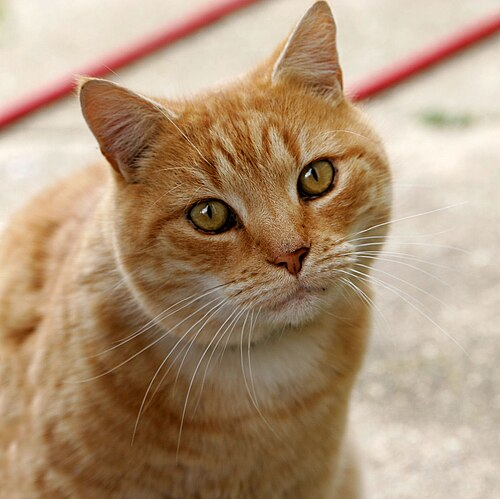
#> input picture practice_codes/_3_log_book/pet_photos/Cat03.jpg, 500 x 499 px
$ jupyter execute cats-dog-finding.ipynb   (shell and % lines are left out)
#> lines starting #> are read from the running program, lines starting #| are printed output that depends on the picture
[cell 1]
# Cats vs Dogs

'''
x1 weight in kg
x2 nose length

z = b + w1x1 + w2x2 > (what are the odds that it is an dog) P(dog) = sigmoid(z)
'''

[cell 2]
import numpy as np
import matplotlib.pyplot as plt
import ipywidgets as widgets
from ipywidgets import interact

[cell 3]
# 1. Data
# Synthetic Data:

[cell 4]
rng = np.random.default_rng(0) # rng = Random Number Generator
n = 100
cats = np.column_stack([rng.normal(4, 1, n), rng.normal(3, 0.8, n)])   # [वजन kg, नाकाची लांबी cm]
dogs = np.column_stack([rng.normal(7, 2, n), rng.normal(6, 1.5, n)])
X = np.vstack([cats, dogs])
y = np.r_[np.zeros(n), np.ones(n)]            # 0 = cat, 1 = dog

plt.scatter(cats[:, 0], cats[:, 1], marker="o", label="cat")
plt.scatter(dogs[:, 0], dogs[:, 1], marker="^", label="dog")
plt.xlabel("weight (kg)")
plt.ylabel("snout length (cm)")
plt.title("Cats vs Dogs: two features")
plt.legend()
plt.grid(alpha=0.3)
plt.show()
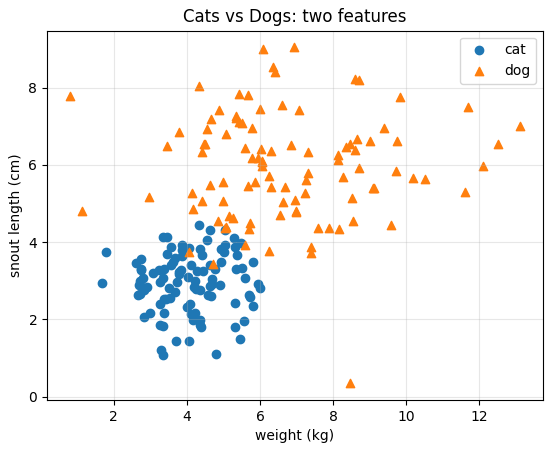
#> figure drawn by matplotlib, 1 panel

[cell 5]
# 2. Training: NLL(Negative Log Likelihood
# gradient dL/dW = (p - y).x > ??

def sigmoid(z):
    return 1 / (1 + np.exp(-z))

w = np.zeros(2)
b = 0.0
lr = 0.1

for step in range(3001):
    p = sigmoid(X @ w + b) # Activation (x*1w1 + x2*w2 + b)
    nll = -np.mean(y * np.log(p) + (1 - y) * np.log(1 - p)) # why, a mean - I need an analogy for it!

    # Update weights with derivative that we calculated before
    w -= lr * X.T @ (p - y) / len(y)
    b -= lr * np.mean(p - y)
    if step % 1000 == 0:
        print(f"step {step}: NLL = {nll:.3f}")
#> the sliders are set to weight = 5, snout = 4

print("w =", w.round(2), " b =", round(b, 2))
print("accuracy =", np.mean((p > 0.5) == y))

print("e^w =", np.exp(w).round(2), " (प्रत्येक 1 kg / 1 cm ने कुत्र्याचे odds किती पट होतात)")

[cell 6]
# 3 - adding sliders for the same
def plot_pet(weight, snout, ax_map, ax_bar, title=None):
    xmax = max(15, weight * 1.15)
    ymax = max(11, snout * 1.15)
    g1, g2 = np.meshgrid(np.linspace(0, xmax, 200), np.linspace(0, ymax, 200))
    P = sigmoid(w[0] * g1 + w[1] * g2 + b)
    ax_map.contourf(g1, g2, P, levels=20, cmap="coolwarm", alpha=0.6, vmin=0, vmax=1)
    ax_map.contour(g1, g2, P, levels=[0.5], colors="black")
    ax_map.scatter(cats[:, 0], cats[:, 1], marker="o", s=15, edgecolor="k", label="cat")
    ax_map.scatter(dogs[:, 0], dogs[:, 1], marker="^", s=15, edgecolor="k", label="dog")
    ax_map.scatter([weight], [snout], marker="*", s=400, color="gold", edgecolor="k", zorder=5)
    ax_map.set_xlabel("weight (kg)")
    ax_map.set_ylabel("snout length (cm)")
    ax_map.set_title(title or "Where is your pet?")
    ax_map.legend(loc="upper right")

    p_dog = sigmoid(b + w[0] * weight + w[1] * snout)
    ax_bar.bar(["cat", "dog"], [1 - p_dog, p_dog], color=["tab:blue", "tab:red"])
    ax_bar.set_ylim(0, 1)
    ax_bar.set_title(f"P(dog) = {p_dog:.2f}")
    return p_dog


@interact(weight=widgets.FloatSlider(value=5, min=0.5, max=40, step=0.5, description="weight kg"),
          snout=widgets.FloatSlider(value=4, min=0.5, max=14, step=0.5, description="snout cm"))
def build_your_pet(weight, snout):
#> called with weight = 5, snout = 4
    fig, (ax_map, ax_bar) = plt.subplots(1, 2, figsize=(11, 4.5), gridspec_kw={"width_ratios": [3, 1]})
    p_dog = plot_pet(weight, snout, ax_map, ax_bar)
    plt.show()
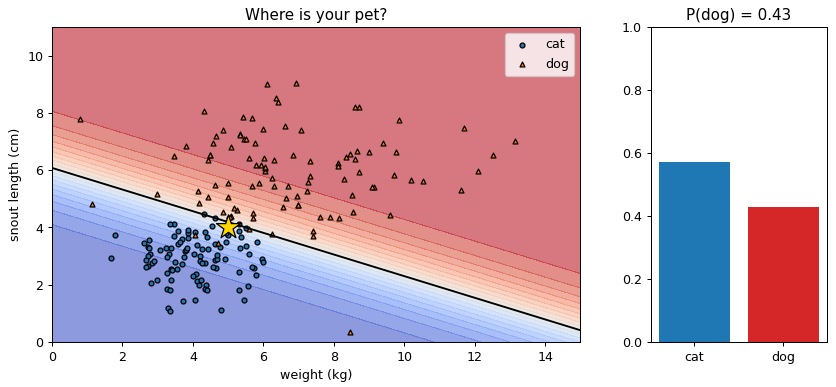
#> figure drawn by matplotlib, 2 panels
    z = b + w[0] * weight + w[1] * snout
    print(f"गुण (log odds):  b = {b:+.2f},  वजन = {w[0] * weight:+.2f},  नाक = {w[1] * snout:+.2f}")
    print(f"z = {z:+.2f}   odds = e^z = {np.exp(z):.3g}   P(dog) = σ(z) = {p_dog:.2f}")

[cell 7]
# 4 wikimedia commons

import io
import os
import requests
from PIL import Image

# वजन आणि नाकाची लांबी: अंदाजे आकडे. वर्गात चर्चा करून बदला!
pets = [
    {"name": "Domestic cat", "label": "cat", "weight": 4.5, "snout": 3.0, "file": "Cat03.jpg"},
    {"name": "Maine Coon",   "label": "cat", "weight": 7.0, "snout": 3.5, "file": "Maine_Coon_cat_by_Tomitheos.JPG"},
    {"name": "Persian",      "label": "cat", "weight": 4.0, "snout": 1.0, "file": "White_Persian_Cat.jpg"},
    {"name": "Chihuahua",    "label": "dog", "weight": 2.0, "snout": 3.0, "file": "Chihuahua1_bvdb.jpg"},
    {"name": "Pug",          "label": "dog", "weight": 7.0, "snout": 1.5, "file": "Mops_oct09_cropped2.jpg"},
    {"name": "Labrador",     "label": "dog", "weight": 30.0, "snout": 10.0, "file": "YellowLabradorLooking_new.jpg"},
    {"name": "German Shepherd", "label": "dog", "weight": 35.0, "snout": 12.0,
     "file": "German_Shepherd_-_DSC_0346_(10096362833).jpg"},
]

HEADERS = {"User-Agent": "CourseOfAI-classroom-notebook/1.0 (teaching demo)"}
os.makedirs("pet_photos", exist_ok=True)

def load_photo(pet):
    path = os.path.join("pet_photos", pet["file"].replace("/", "_"))
    if not os.path.exists(path):
        url = "https://commons.wikimedia.org/wiki/Special:FilePath/" + pet["file"] + "?width=400"
        try:
            r = requests.get(url, headers=HEADERS, timeout=20)
            r.raise_for_status()
            with open(path, "wb") as f:
                f.write(r.content)
        except Exception as e:
            print(f"{pet['name']}: photo download झाला नाही ({e})")
            return None
    return Image.open(path).convert("RGB")
#> returned value is the input picture: PIL image 500x499 RGB; mean R, G, B 175.9, 148.8, 120.8

for pet in pets:
    pet["photo"] = load_photo(pet)

fig, axes = plt.subplots(1, len(pets), figsize=(3 * len(pets), 3.5))
for ax, pet in zip(axes, pets):
    if pet["photo"] is not None:
        ax.imshow(pet["photo"])
    ax.set_title(pet["name"])
    ax.axis("off")
#> this loop made 7 passes
plt.show()
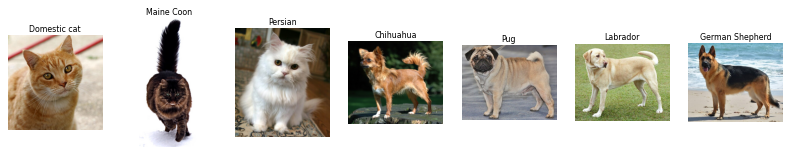
#> figure drawn by matplotlib, 7 panels

print("Photos: Wikimedia Commons")
for pet in pets:
    print("  https://commons.wikimedia.org/wiki/File:" + pet["file"])

[cell 8]
print(f"{'pet':16s} {'kg':>5s} {'cm':>5s}   P(dog)   model   खरं")
for pet in pets:
    p_dog = sigmoid(b + w[0] * pet["weight"] + w[1] * pet["snout"])
    guess = "dog" if p_dog > 0.5 else "cat"
    mark = "✅" if guess == pet["label"] else "❌"
    print(f"{pet['name']:16s} {pet['weight']:5.1f} {pet['snout']:5.1f}   {p_dog:6.2f}   {guess:5s}   {pet['label']:4s} {mark}")
